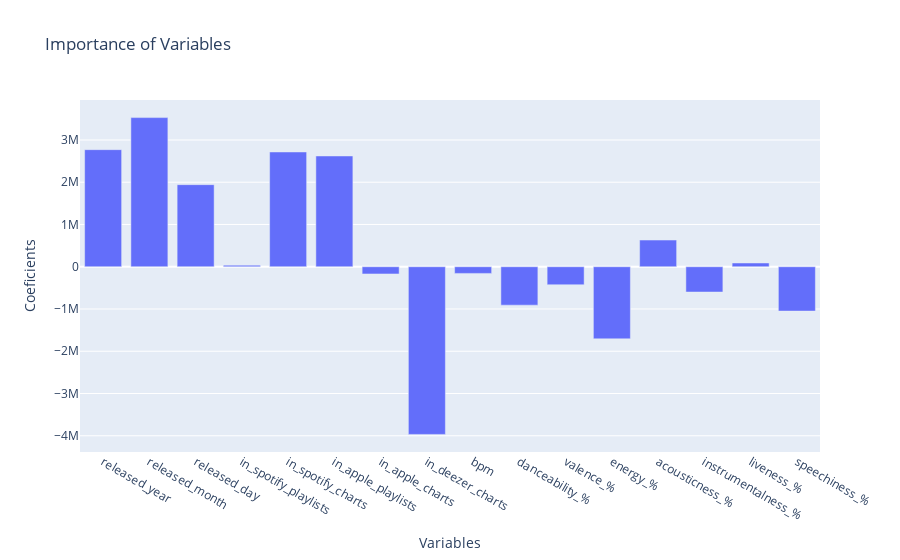

Notebook source saved alongside this figure:
### Code cell
#E - ¿Cuáles son las propiedades de una canción que mejor correlan con el 
# número de reproducciones de una canción? 
df_model = df.select_dtypes(include='int')
df_model.head()

y = df_model['streams']
X = df_model.loc[:, df_model.columns != 'streams']
X = X.loc[:, X.columns != 'artist_count']
lin_reg = LinearRegression()
lin_reg.fit(X,y)
print("Linear Regression Score: ",lin_reg.score(X, y))
lr_coef_importance = lin_reg.coef_

print(lr_coef_importance)
data = [
    go.Bar(
        x = X.columns,
        y = lr_coef_importance,
        width= np.repeat(0.8,len(X.columns)) # Cambiar la anchura de cada barra

    )
]

layout = go.Layout(barmode = "group",title = "Importance of Variables", xaxis_title="Variables", yaxis_title="Coeficients")

fig = go.Figure(data = data, layout = layout)
fig.show()

### Figure 1 — Plotly figure (JSON) as saved in the notebook; plotly's stock layout.template omitted (floating-point values rounded to 4 significant figures)
{"data": [{"type": "bar", "width": [0.8, 0.8, 0.8, 0.8, 0.8, 0.8, 0.8, 0.8, 0.8, 0.8, 0.8, 0.8, 0.8, 0.8, 0.8, 0.8], "x": ["released_year", "released_month", "released_day", "in_spotify_playlists", "in_spotify_charts", "in_apple_playlists", "in_apple_charts", "in_deezer_charts", "bpm", "danceability_%", "valence_%", "energy_%", "acousticness_%", "instrumentalness_%", "liveness_%", "speechiness_%"], "y": [2771000.0, 3529000.0, 1942000.0, 36730.0, 2716000.0, 2621000.0, -170400.0, -3968000.0, -157700.0, -909300.0, -426500.0, -1707000.0, 631400.0, -598800.0, 88780.0, -1050000.0]}], "layout": {"barmode": "group", "title": {"text": "Importance of Variables"}, "xaxis": {"title": {"text": "Variables"}}, "yaxis": {"title": {"text": "Coeficients"}}}}
